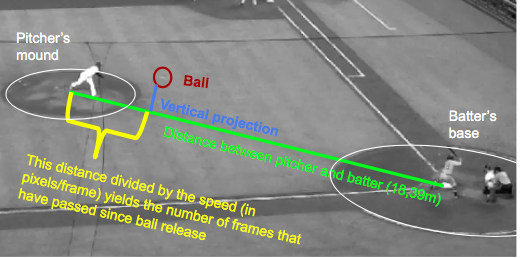
#> input picture 4_Object_tracking/2D speed estimation explanation.png, 520 x 258 px
$ jupyter execute --allow-errors 'Release frame from ball detection.ipynb'
#> lines starting #> are read from the running program, lines starting #| are printed output that depends on the picture
[cell 1]
import pandas as pd
import numpy as np
import matplotlib.pylab as plt
from matplotlib import colors
import matplotlib
import json
import os
import cv2
from ball_detection import detect_ball, plot_trajectory

[cell 2]
# [7 lines left out: function get_slope_1, not called in this run]
def get_slope(center1, center2):
    y_diff = (center1[1]-center2[1])
    x_diff = (center1[0]-center2[0])
    return np.complex(x_diff, y_diff)/np.sqrt(x_diff**2 + y_diff**2)

[cell 3]
line1 = np.array([[3,4], [4,5]])
line2 = np.array([[3,4], [-20,4]])

[cell 4]
plt.figure()
plt.scatter(line1[:,0], line1[:,1], c="red")
plt.scatter(line2[:,0], line2[:,1], c="blue")
plt.show()

red_slope = get_slope(line1[0],line1[1])
print(abs(red_slope))
blue_slope = get_slope(line2[0],line2[1])
print("red", red_slope, "blue", blue_slope)
print("slope_diff", abs(red_slope-blue_slope))
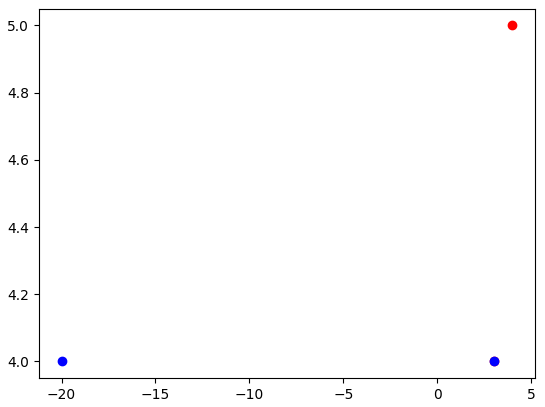
#> figure drawn by matplotlib, 1 panel

[cell 5]
points = [[-1,1], [1,1], [1,-1], [-1,-1]]

for p in points:
    for p2 in points:
        if p==p2:
            continue
        line = np.array([p,p2])
        plt.scatter(p[0], p[1], c = "blue") #(line[:,0], line[:,1])
        plt.scatter(p2[0], p2[1], c = "green")
        plt.show()
        print(p, p2, get_slope(p, p2))
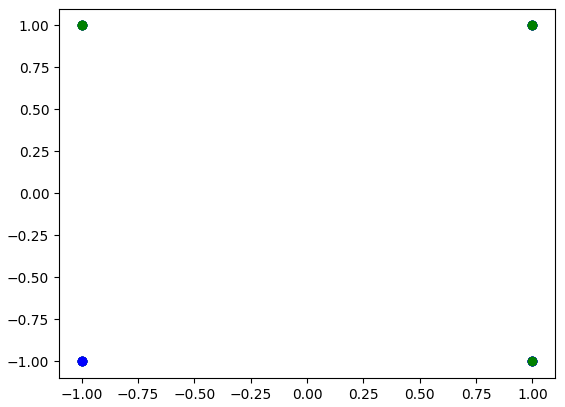
#> figure drawn by matplotlib, 1 panel

[cell 6]
points = []
for i in np.arange(-1,1, 0.25):
    for j in np.arange(-1,1, 0.25):
        points.append([i,j])
points = np.array(points)
plt.scatter(points[:,0], points[:,1])
plt.show()
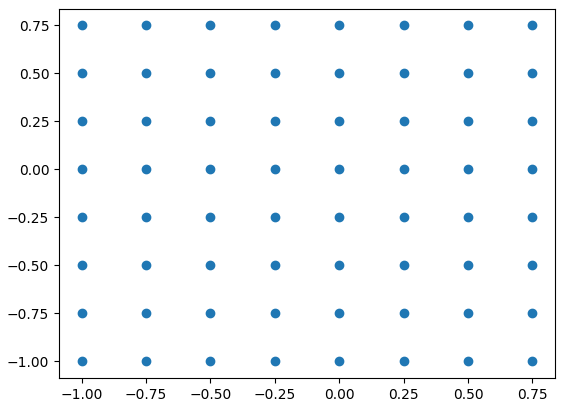
#> figure drawn by matplotlib, 1 panel

# Release frame tests

The ball is found and then using an approximation for the speed, and the distance to the pitcher, we can calculate back when ball release must have occured

## 2D speed estimation

Speed can be estimated in 2D as well, if the factor to transform pixel to meters is known. However, of course this is very imprecise. For example, in this side view you can see that the distances between the balls seem larger in the end (close to the batter), simply because the ball is closer to the camera. For estimating the release frame though, this rough approximation is sufficient. The pipeline is thus the following:

* <span style="color:green"> * For this video material, measure the pixel distance between pitcher's mound and batter's base* </span>
* <span style="color:red"> * Run ball detection for each video *</span>
* When the first ball that is detected (= the first triple of balls), <span style="color:blue">* it's location is projected orthogonally onto the line connection pitcher's mound and batter* </span>, and <span style="color:yellow">* it's distance to the pitcher's mound is estimated*</span>
* Estimated speed of the ball: mean pixel distance between each ball of the triple / the seconds between each frame (with a frame rate of 30 fps, this would be 1/30 second), than converted from pixels to miles
* Find the number of frames that must have passed since ball release: t = distance / speed
* BALL RELEASE FRAME = current frame - t

Note that of course this experiments here only work for exactly this video material!! For other videos, the pixel distance between pitcher's mound and batter's base needs to be set in the config file

The speed estimation is roughly correct, but you can for example see that the start speed is much lower than the mean speed because then the distances between balls become larger because of the viewpoint. The speed error is lower for the first few balls.

[cell 7]
img = plt.imread("2D speed estimation explanation.png")
#> img is the input picture: shape (258, 520, 4) float32; mean R, G, B, A 0.523, 0.541, 0.501, 1
plt.figure(figsize=(20,10))
plt.imshow(img)
plt.axis("off")
plt.title("Speed estimation explanation", fontsize=20)
plt.show()

## Functions for 2D speed estimation and release frame

## Specify first three constants dependent on the video

[cell 8]
# CONSTANTS DEPENDENT ON VIDEO MATERIAL
pitcher_mound = np.array([510, 740]) # np.array([110, 140])
batter_base = np.array([1090, 888]) # np.array([690, 288])
framerate = 30

# AUTOMATIC CONSTANTS
DISTANCE_P_B_pixels = np.linalg.norm(pitcher_mound-batter_base)
DISTANCE_P_B_feet = 60.33
FEET_PER_SECOND_TO_MPH = 0.681818

# [44 lines left out: functions dist_per_frame, speed_estimation_2D, release_frame, not called in this run]

## Run on more than hundred side view videos, and display the found ball release frame:

[cell 9]
path = "/Volumes/Nina Backup/videos/atl/2017-05-22/side view/"

with open("speed_labels_sv.json", "r") as infile:
#> (reads 4_Object_tracking/speed_labels_sv.json from the repository)
